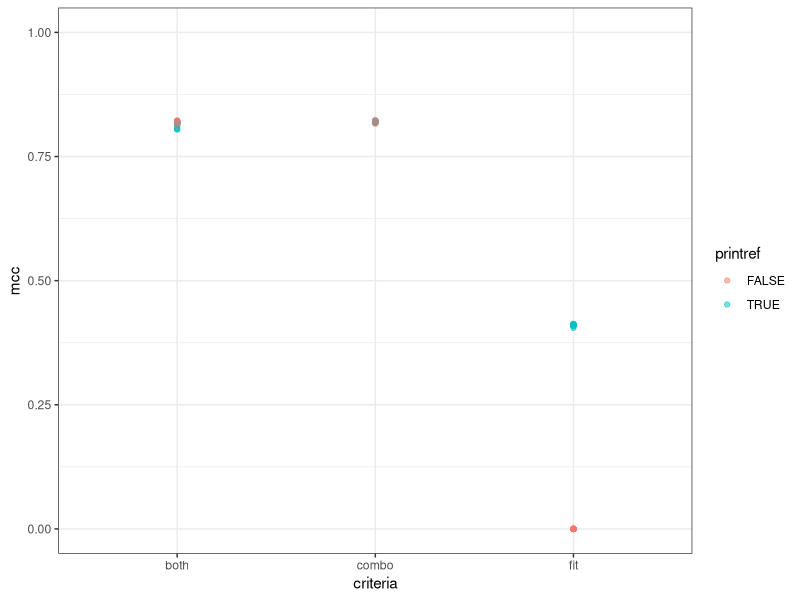
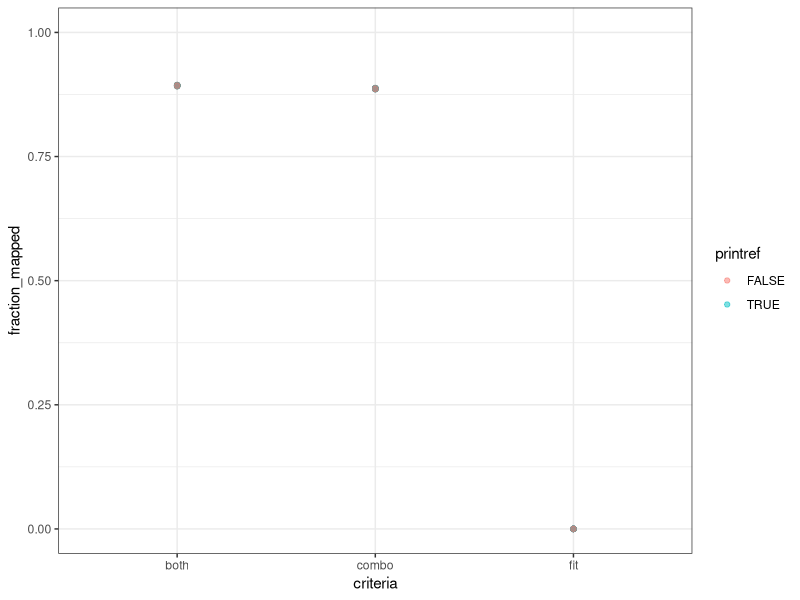

The R script that drew these images, in order:
## ---- chunk 1
knitr::opts_chunk$set(echo = TRUE,
                      message = FALSE,
                      fig.path = "figures/"
                      )
## ---- chunk 2
set.seed(2018)
library(cowplot)
library(ggtext)
library(glue)
library(here)
library(knitr)
library(tidyverse)

theme_set(theme_bw())

mutate_perf <- function(dat) {
  dat %>% 
    mutate(mem_mb = max_rss,
           mem_gb = mem_mb / 1024) %>% 
    rename(sec = s)
}
## ---- chunk 3
dat <- read_tsv(here('subworkflows', '3_fit_sample_split', 'results', 
                     'optifit_crit_check.tsv')) %>% 
  mutate_perf() %>% 
  select(dataset, printref, criteria, mcc, fraction_mapped, sec, mem_gb)
## ---- chunk 4
dat %>% 
  ggplot(aes(x = criteria, y = mcc, color = printref)) +
  geom_point(alpha = 0.5) +
  ylim(0, 1)
## ---- chunk 5
dat %>% 
  ggplot(aes(x = criteria, y = fraction_mapped, color = printref)) +
  geom_point(alpha = 0.5) +
  ylim(0, 1)
